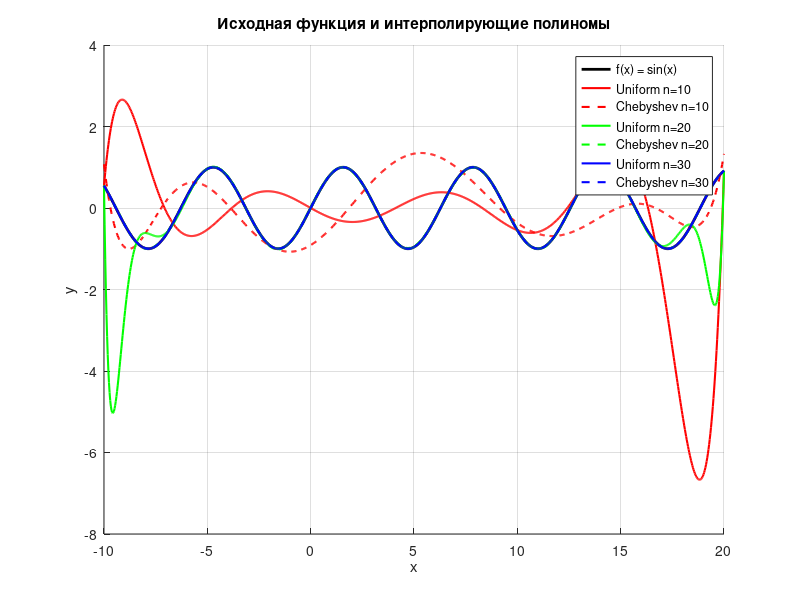
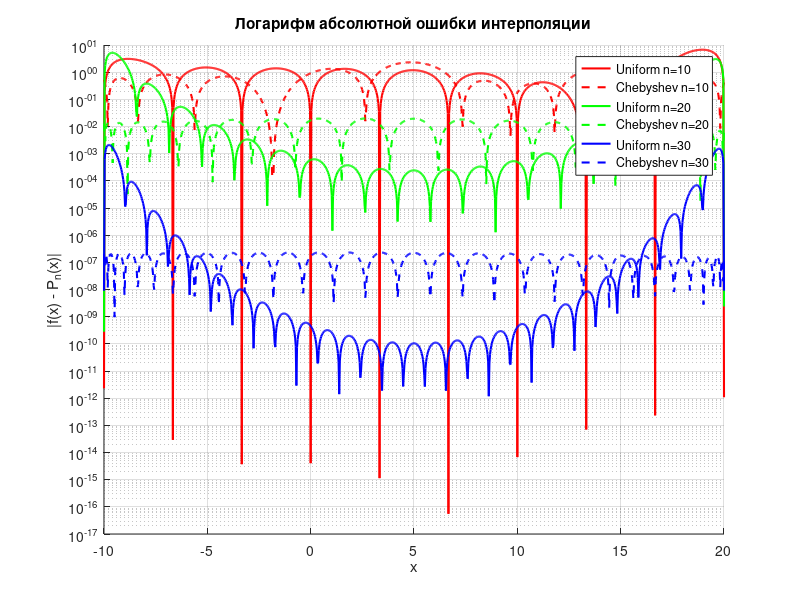
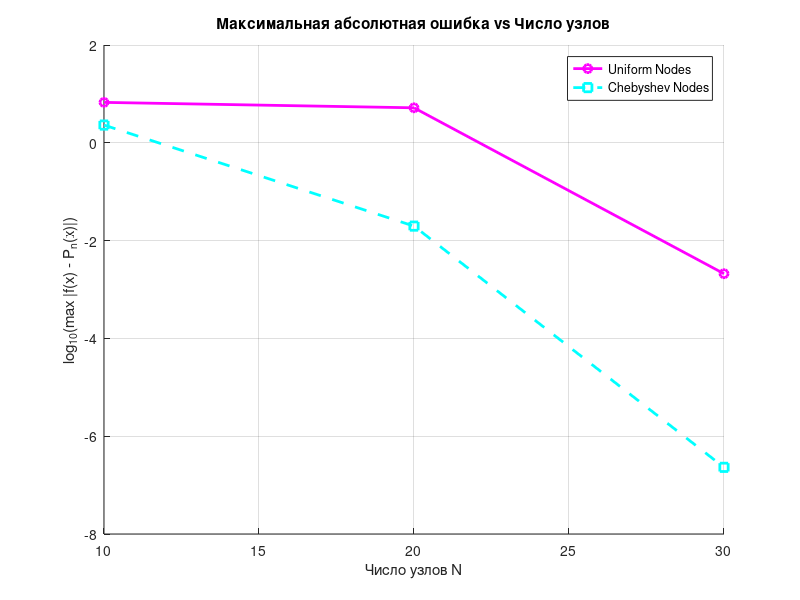

Source code (MATLAB) for these figures, in order:
function interpolation_analysis()
    a = -10;
    b = 20;

    f = @(x) sin(x);
    n_values = [10, 20, 30];

    x_plot = linspace(a, b, 1000);
    f_values = f(x_plot);

    max_errors_uniform = zeros(length(n_values),1);
    max_errors_chebyshev = zeros(length(n_values),1);

    % Цвета и стили линий для различных n
    colors = ['r', 'g', 'b'];
    line_styles = {'-', '--', '-.'};

    %% 1. Построение графиков f(x) и P_n(x) для разных n и типов узлов
    figure('Name', 'Исходная функция и интерполирующие полиномы', 'NumberTitle', 'off');
    hold on;
    plot(x_plot, f_values, 'k-', 'LineWidth', 2, 'DisplayName', 'f(x) = sin(x)');

    for idx = 1:length(n_values)
        n = n_values(idx);
        N = n;

        uniform_nodes = linspace(a, b, N);
        y_uniform = f(uniform_nodes);
        P_uniform = polyfit(uniform_nodes, y_uniform, N-1);
        Pn_uniform = polyval(P_uniform, x_plot);
        plot(x_plot, Pn_uniform, 'Color', colors(idx), 'LineStyle', line_styles{1}, 'LineWidth', 1.5, ...
            'DisplayName', sprintf('Uniform n=%d', n));

        %% Чебышёвские узлы
        chebyshev_nodes = 0.5*(a + b) + 0.5*(b - a)*cos(((2*(0:N-1)+1)*pi)/(2*N));
        y_chebyshev = f(chebyshev_nodes);
        P_chebyshev = polyfit(chebyshev_nodes, y_chebyshev, N-1);
        Pn_chebyshev = polyval(P_chebyshev, x_plot);
        plot(x_plot, Pn_chebyshev, 'Color', colors(idx), 'LineStyle', line_styles{2}, 'LineWidth', 1.5, ...
            'DisplayName', sprintf('Chebyshev n=%d', n));

        %% Сохранение максимальных ошибок
        error_uniform = abs(f_values - Pn_uniform);
        error_chebyshev = abs(f_values - Pn_chebyshev);
        max_errors_uniform(idx) = max(error_uniform);
        max_errors_chebyshev(idx) = max(error_chebyshev);
    end

    xlabel('x');
    ylabel('y');
    title('Исходная функция и интерполирующие полиномы');
    legend('Location', 'best');
    grid on;
    hold off;

    figure('Name', 'Логарифм абсолютной ошибки интерполяции', 'NumberTitle', 'off');
    hold on;
    for idx = 1:length(n_values)
        n = n_values(idx);
        N = n;

        uniform_nodes = linspace(a, b, N);
        y_uniform = f(uniform_nodes);
        P_uniform = polyfit(uniform_nodes, y_uniform, N-1);
        Pn_uniform = polyval(P_uniform, x_plot);
        error_uniform = abs(f_values - Pn_uniform);
        semilogy(x_plot, error_uniform, 'Color', colors(idx), 'LineStyle', line_styles{1}, 'LineWidth', 1.5, ...
            'DisplayName', sprintf('Uniform n=%d', n));

        %% Чебышёвские узлы
        chebyshev_nodes = 0.5*(a + b) + 0.5*(b - a)*cos(((2*(0:N-1)+1)*pi)/(2*N));
        y_chebyshev = f(chebyshev_nodes);
        P_chebyshev = polyfit(chebyshev_nodes, y_chebyshev, N-1);
        Pn_chebyshev = polyval(P_chebyshev, x_plot);
        error_chebyshev = abs(f_values - Pn_chebyshev);
        semilogy(x_plot, error_chebyshev, 'Color', colors(idx), 'LineStyle', line_styles{2}, 'LineWidth', 1.5, ...
            'DisplayName', sprintf('Chebyshev n=%d', n));
    end

    xlabel('x');
    ylabel('|f(x) - P_n(x)|');
    title('Логарифм абсолютной ошибки интерполяции');
    legend('Location', 'best');
    grid on;
    hold off;

    figure('Name', 'Максимальная абсолютная ошибка vs Число узлов', 'NumberTitle', 'off');
    hold on;
    N_values = n_values;
    log_max_uniform = log10(max_errors_uniform);
    log_max_chebyshev = log10(max_errors_chebyshev);

    plot(N_values, log_max_uniform, 'o-', 'Color', 'm', 'LineWidth', 2, ...
        'DisplayName', 'Uniform Nodes');
    plot(N_values, log_max_chebyshev, 's--', 'Color', 'c', 'LineWidth', 2, ...
        'DisplayName', 'Chebyshev Nodes');

    xlabel('Число узлов N');
    ylabel('log_{10}(max |f(x) - P_n(x)|)');
    title('Максимальная абсолютная ошибка vs Число узлов');
    legend('Location', 'best');
    grid on;
    hold off;
end

